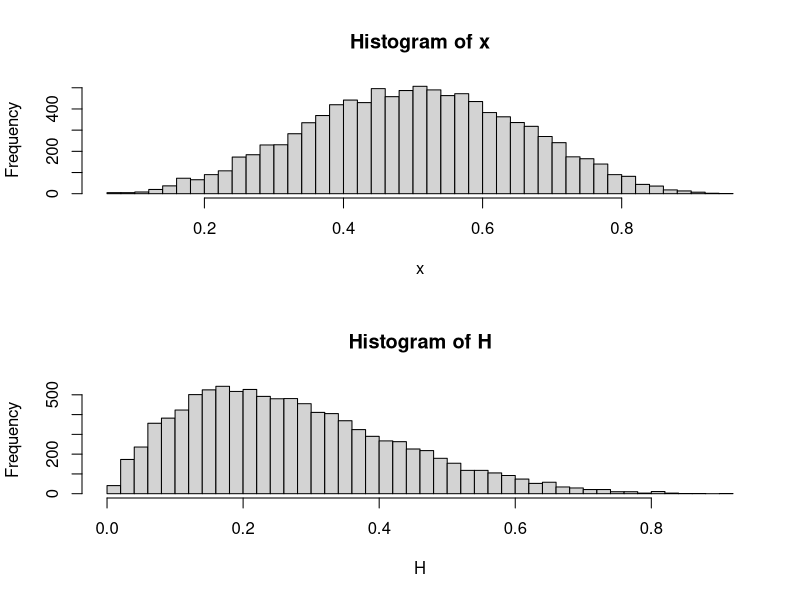
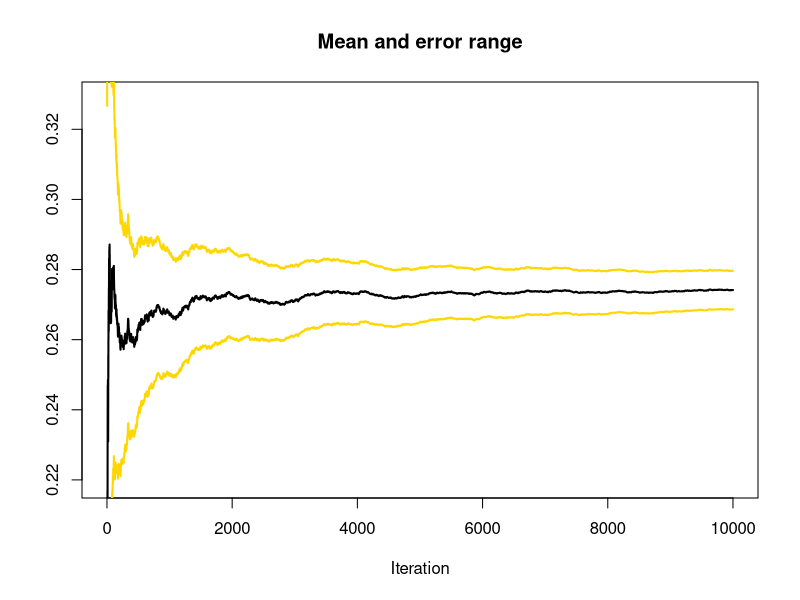
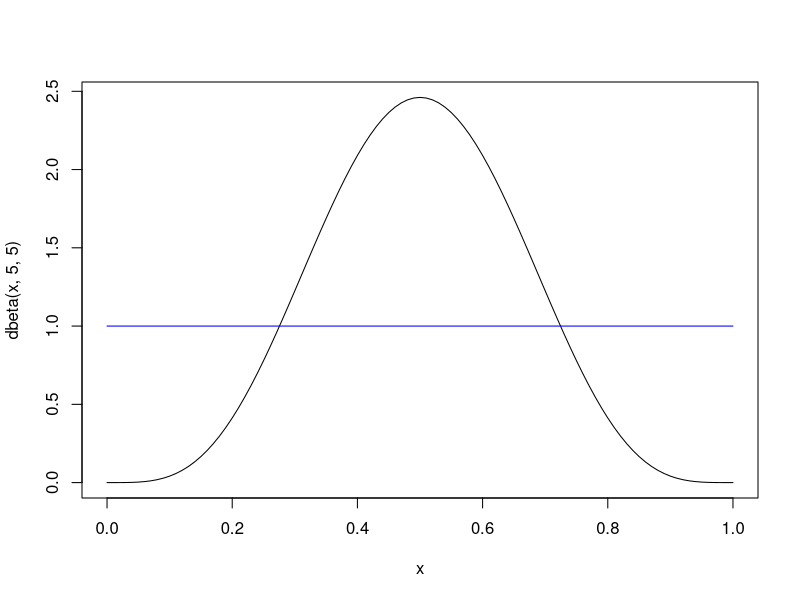
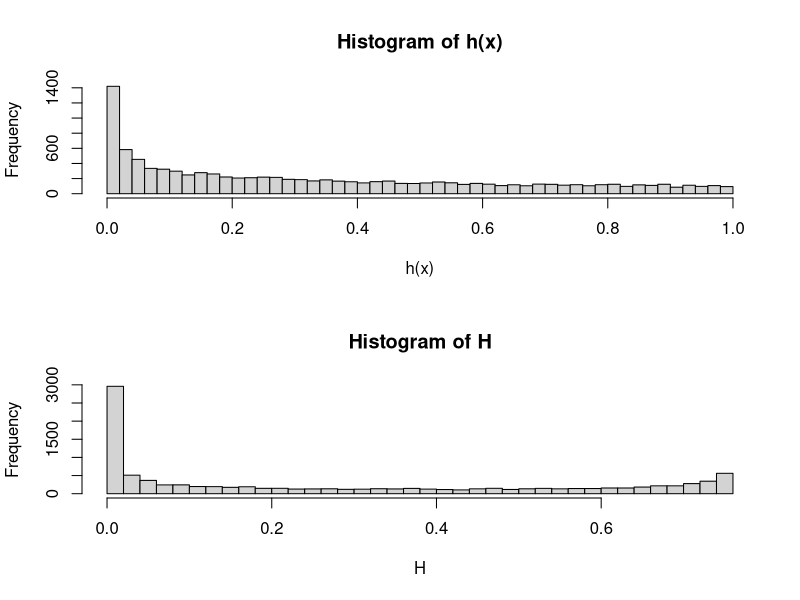
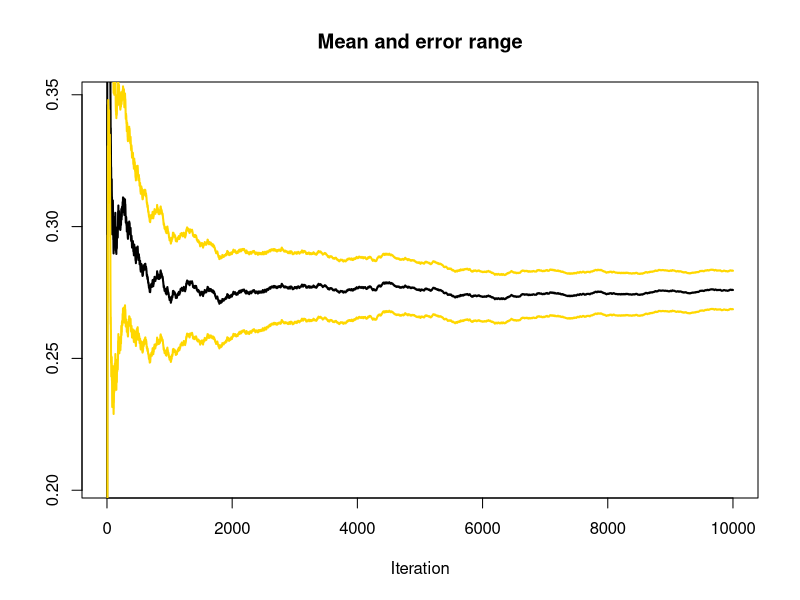
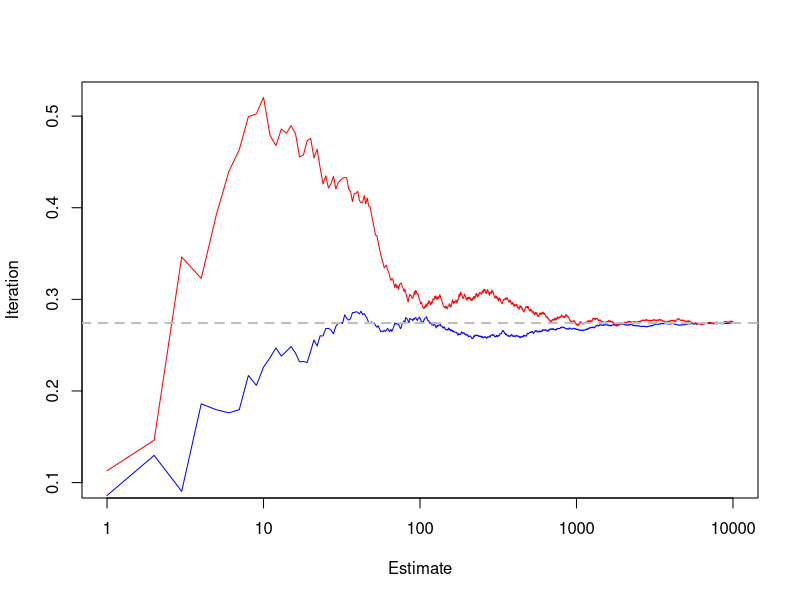
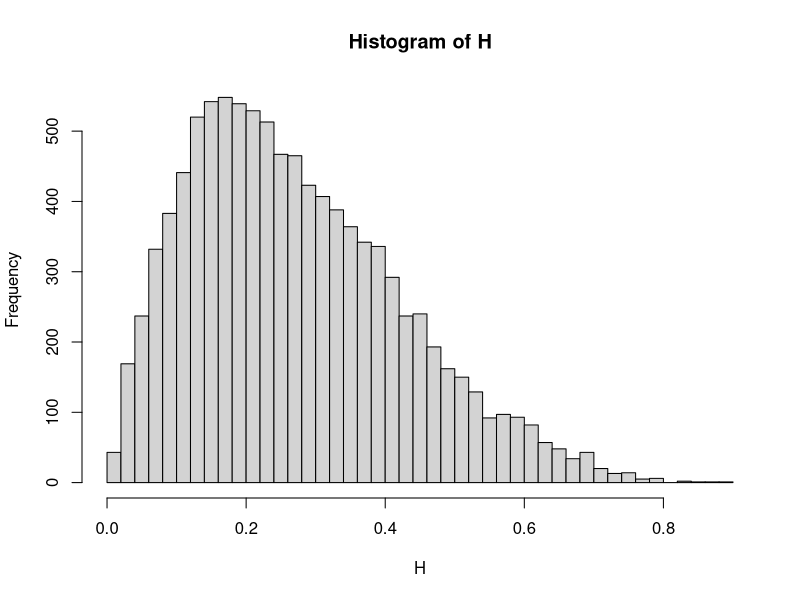

These figures' R source, in order:
#regular MC integration vs. importance sampling

#What's the E(x^2) when X~Beta(5,5)
Nsim = 1e4
h = function(x) x^2
x = rbeta(Nsim, 5, 5)
H = h(x)
par(mfrow = c(2,1))
hist(x, breaks=40)
hist(H, breaks=40)
#think of this next line like a mean of all the samples up to each iteration
estint_regular = cumsum(H)/(1:Nsim) 
estint_regular[Nsim]
mean(H)
esterr = sqrt(cumsum((x-estint_regular)^2))/(1:Nsim)
par(mfrow = c(1,1))
plot(estint_regular, main="Mean and error range",type="l", xlab='Iteration',
     lwd=2, ylim=mean(H)+20*c(-esterr[Nsim],esterr[Nsim]), ylab='')
lines(estint_regular+2*esterr,col="gold",lwd=2)
lines(estint_regular-2*esterr,col="gold",lwd=2)

#Again, but with importance sampling. 
#g(x)~U(-3,3), f(x) ~ N(0,1)
#E(h(x)) = 1/n * sum( f(x)/g(x) *h(x) )
curve(dbeta(x, 5,5))
curve(dunif(x), col='blue', add=TRUE)
Nsim = 1e4
h = function(x) x^2
x = runif(Nsim)
g = function(x) dunif(x)
f = function(x) dbeta(x, 5, 5)
H = f(x)/g(x) * h(x)
par(mfrow = c(2,1))
hist(h(x), breaks=40)
hist(H, breaks=40) #are you surprised that this looks different than up above?
#think of this next line like a mean of all the samples up to each iteration
estint_importance = cumsum(H)/(1:Nsim) 
estint_importance[Nsim]
mean(H)
esterr = sqrt(cumsum((x-estint_importance)^2))/(1:Nsim)
par(mfrow = c(1,1))
plot(estint_importance, main="Mean and error range",type="l", xlab='Iteration',
     lwd=2, ylim=mean(H)+20*c(-esterr[Nsim],esterr[Nsim]), ylab='')
lines(estint_importance+2*esterr,col="gold",lwd=2)
lines(estint_importance-2*esterr,col="gold",lwd=2)

plot(y = estint_regular, x = 1:Nsim, type='l', col='blue',
     ylab = 'Iteration', xlab = 'Estimate', log='x',
     ylim=c(0.1, max(estint_regular, estint_importance)))
#try this with and without the "log = 'x'" parameter
lines(y = estint_importance, x = 1:Nsim, col='red')
abline(h=estint_regular[Nsim], lty=2, lwd=2, col='grey')

#what % of x^2 distribution is less than 0.2?
#Regular MC Integration
Nsim = 1e4
h = function(x) x^2
x = rbeta(Nsim, 5, 5)
H = h(x)
par(mfrow = c(1,1))
hist(H, breaks=40)
mean(H < 0.2)

#Importance Sampling
Nsim = 1e4
h = function(x) x^2
x = runif(Nsim)
g = function(x) dunif(x)
f = function(x) dbeta(x, 5, 5)

H = f(x)/g(x) * h(x)
mean(H < 0.2) #no, that's not right...
indicators = (h(x) < 0.2)
mean(f(x)/g(x) * indicators)
